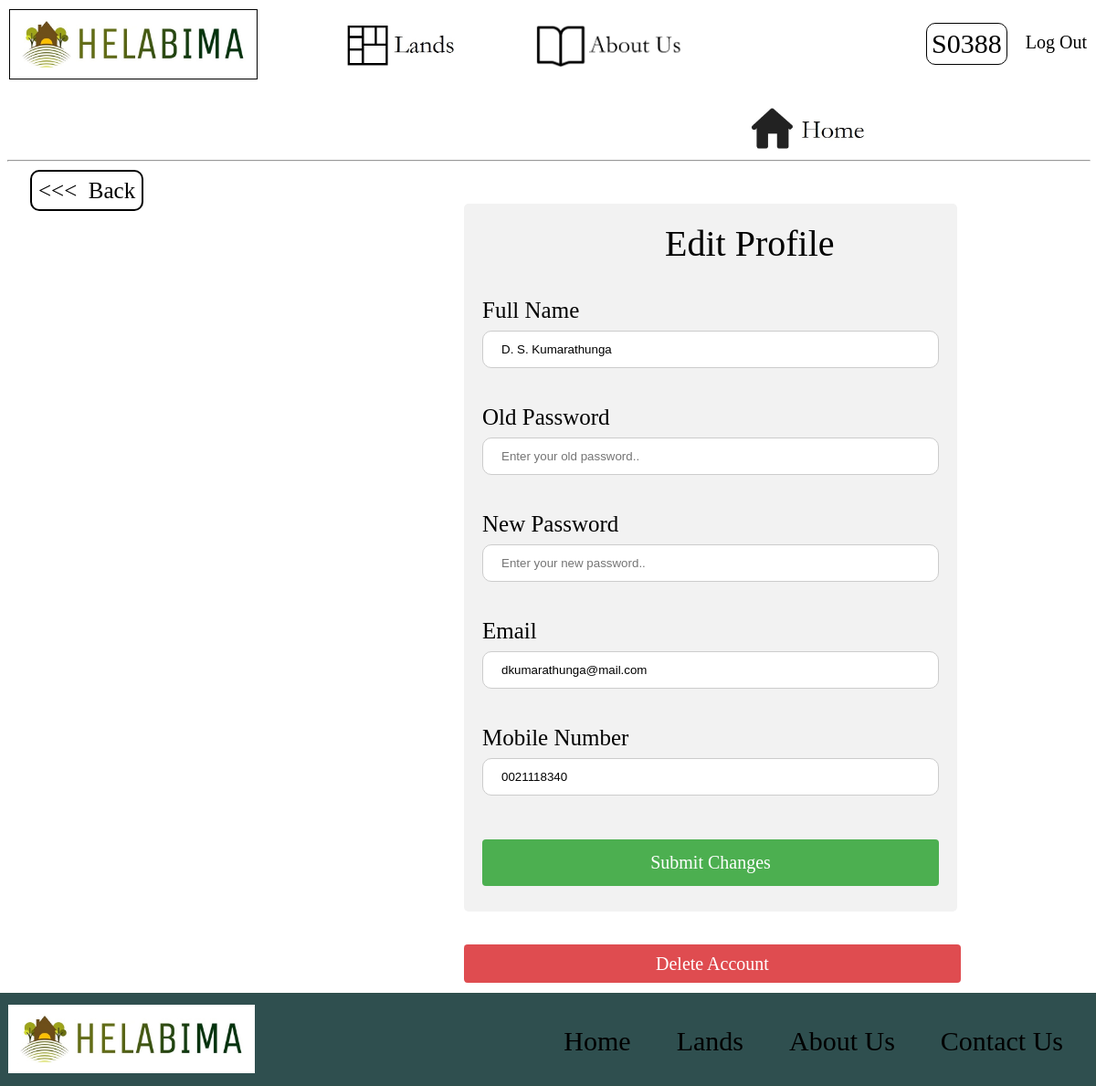
Page /sellerEditProfile.php (signed in) on the committed database.
### tables this page shows
CREATE TABLE `sellers` (
  `user_id` varchar(5) NOT NULL,
  `name` varchar(100) NOT NULL,
  `email` varchar(50) NOT NULL,
  `mobilenum` char(10) NOT NULL,
  `password` varchar(20) NOT NULL,
  `date` timestamp NULL DEFAULT current_timestamp()
);

### functions.php (called while the page is built, shortened)
<?php
function checkLogin($con)
{
	if(isset($_SESSION['userid']) && isset($_SESSION['account']))
	{
		$id = $_SESSION['userid'];
		if($_SESSION['account'] == 'buyer')
		{
			$sql = "select * from buyers where user_id = '$id' limit 1";
			$result = mysqli_query ($con, $sql);
			if ($result && mysqli_num_rows($result) > 0)
			{
				$buyer_data = mysqli_fetch_assoc($result);
				return $buyer_data;
				$con->close();
			}
		}
		elseif ($_SESSION['account'] == 'seller')
		{
			$sql = "select * from sellers where user_id = '$id' limit 1";
			$result = mysqli_query ($con, $sql);
			if ($result && mysqli_num_rows($result) > 0)
			{
				$seller_data = mysqli_fetch_assoc($result);
				return $seller_data;
			}
		}
	}
	else
	{
		return 0;
	}
	die;
}
?>

### sellerEditProfile.php (the view, shortened to what this page needs)
<?php
require('config.php');
include('functions.php');
$userData = checkLogin($con);
$userid = $_SESSION['userid'];
?>
<!DOCTYPE html>
<html lang="en">
<head>
  <link rel="stylesheet" type="text/css" href="src/styles/main.css">
  <link rel="stylesheet" type="text/css" href="src/styles/seller.css">
</head>
<body>
  <div class="header">
    <a href="index.php"><img id="icon" alt="Helabima Lands Icon" src="src/img/02.jpeg" width="250px" height="auto" /></a>
    <?php
        $logOut = "<a href='logout.php' id='logout'>Log Out</a>";
        if(isset($_SESSION['account']) && $_SESSION['account'] == "seller")
        {
          echo($logOut);
          echo("<a id='username' href='sellerIndex.php'>".$userid. "</a>");
        }
        elseif(isset($_SESSION['account']) && $_SESSION['account'] == "buyer")
        {
         header("Location: buyerIndex.php");
        }
        elseif(isset($_SESSION['account']) && $_SESSION['account'] == "admin")
        {
          header("Location: adminIndex.php");
        }
        else
        {
          header("Location: index.php");
        }
      ?>
    <a class="nav" href="aboutus.php"> <img id="aboutus" alt="aboutus" src="src/img/aboutus.jpg" height="50px" width="auto" /></a>
    <a class="nav" href="lands.php"> <img id="lands" alt="lands" src="src/img/lands.jpg" height="50px" width="auto" /></a>
    <a class="nav" href="index.php"> <img id="home" alt="home" src="src/img/home.jpg" height="50px" width="auto" /></a>
  </div>
  <hr width="100%">
  <div class="content">
    <div class="editProf-container">
     <div class="back2">
        <a href="sellerIndex.php"> <<< &nbsp;Back </a>
      </div>
      <div class="editProf">
        <form name="editProfS" action="" method="post">
          <label id="title">Edit Profile</label>
          <br/> <br/> <br/>
          <label id="name-Label">Full Name</label>
          <input type="text" id="name-input" name="name-input" value="<?php echo $userData['name']; ?>" >
          <label id="password-Label">Old Password</label>
          <input type="password" id="password-input" name="old-password-input" placeholder="Enter your old password.." >
          <label id="password-Label">New Password</label>
          <input type="password" id="password-input" name="new-password-input" placeholder="Enter your new password..">
          <label id="email-Label">Email</label>
          <input type="email" id="email-input" name="email-input" value="<?php echo $userData['email']; ?>">
          <label id="mnum-Label">Mobile Number</label>
          <input type="tel" id="mnum-input" name="mnum-input" value="<?php echo $userData['mobilenum']; ?>" >
          <input id="submitEditProf" name="update" type="submit" value="Submit Changes">
        </form>
      </div>
      <br/><br/>
      <a id="dltProf" onclick="showNDhide('dltProfB')" href="#dltProf">Delete Account</a>
    </div>
  </div>
    <div class="footer" >
      <img id="icon" alt="Helabima Lands Icon" src="src/img/02.jpeg" width="250px" height="auto" />
      <a class="nav" id="contact" href="index.php#contact"> Contact Us </a>
      <a class="nav" id="aboutus"  href="aboutus.php">About Us</a>
      <a class="nav" id="lands" href="lands.php"> Lands </a>
      <a class="nav" id="home" href="index.php"> Home </a>
    </div>
</body>
</html>

### src/styles/main.css (style rules this page uses)
body { background:#fff; font-family: Garamond, serif; }
.header { background: #fff; height: 110px; margin: -8px -8px -9px -10px; }
.header #icon { border: 1px solid #000; margin: 10px 0px 0px 12px; padding: 10px; }
.header #username { float:right; font-size:30px; font-family:Garamond, serif; color:black; margin:25px 10px; text-decoration:none; padding: 5px; border: 1px solid black; border-radius:10px }
.header #logout { float:right; font-size:20px; font-family:Garamond, serif; color:black; margin:35px 10px; text-decoration: none; }
.header .nav { float: right; color: black; margin: 0px 0px 0px 10px; }
.header #aboutus { margin: 20px 250px 0px 10px; padding: 5px; object-fit: cover; }
.header #lands { margin: 20px 50px 0px 10px; padding: 5px; object-fit: cover; }
.header #home { margin: 20px 50px 0px 10px; padding: 5px; object-fit: cover; }
.footer { border: 1px solid #2F4F4b; background: #2F4F4F; height: 100px; margin: 0px -8px -8px -10px; }
.footer #icon { background: white; margin: 12px 5px 0px 10px; padding: 10px; }
.footer .nav { float: right; color: black; margin: 10px 0px 0px 10px; font-family: Garamond, serif; text-decoration: none; font-size: 30px; }
.footer #lands, .footer #home, .footer #aboutus, .footer #contact { margin: 30px 30px 0px 10px; padding: 5px; }
.back2 a { margin-top: 20px; margin-left:25px; border: 2px solid black; padding: 7px; color: black; text-decoration: none; border-radius: 10px; font-size:25px }

### src/styles/seller.css (style rules this page uses)
.content { background: #FFF; width: 100%; }
div.login, div.signup, div.editProf, div.dltProf { border-radius: 5px; background-color: #f2f2f2; padding: 20px; width: 500px; }
div.editProf { margin: 0px 0px 10px 500px; }
div.editProf-container { margin: 0px -8px 10px -10px; padding: 10px 10px 10px 10px; height: auto; }
#title { font-size: 40px; padding-left: 200px; margin: 0px 0px 5s0px 0px; }
.label, #sellerid-Label, #name-Label, #password-Label, #email-Label, #name-Label, #mnum-Label { font-size: 25px; }
.inputs, #sellerid-input, #name-input, #password-input, #email-input, #mnum-input, #sellerid-input-4dlt, #password-input-4dlt { width: 100%; padding: 12px 20px; margin: 8px 0px 40px 0px; display: inline-block; border: 1px solid #ccc; border-radius: 10px; box-sizing: border-box; }
#submit, #submitEditProf, #dltProf { width: 100%; background-color: #4CAF50; color: white; padding: 14px 20px; margin: 8px 0; border: none; border-radius: 4px; cursor: pointer; font-family: Garamond, serif; font-size: 20px; }
#dltProf { background-color: #dF4C50; padding: 10px 210px 10px 210px; margin-left: 500px; text-decoration: none; }

### rows in the picture
sellers: name-input "D. S. Kumarathunga", email-input "dkumarathunga@mail.com", mnum-input "0021118340"

### other values in the picture
$userid "S0388"
